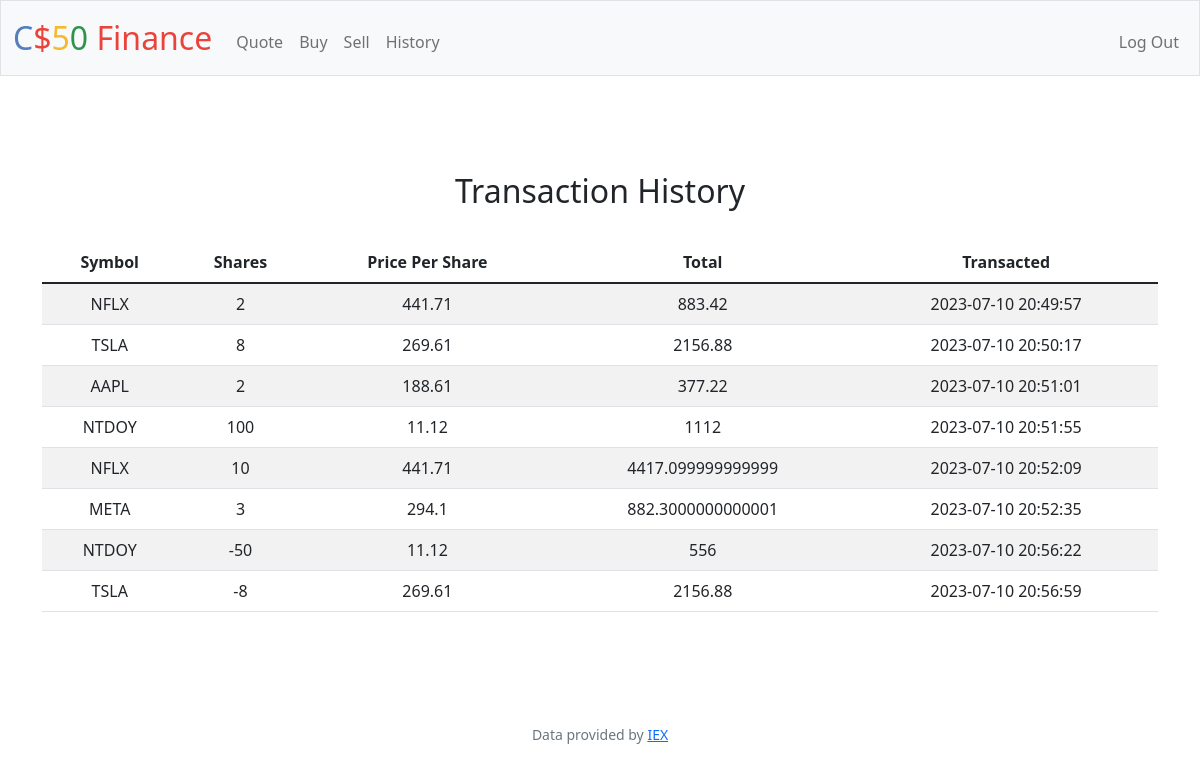
Screenshot of /history (signed in) with the database file from the repository.
### tables this page shows
CREATE TABLE purchases (
id INTEGER PRIMARY KEY AUTOINCREMENT NOT NULL, 
user_id INTEGER NOT NULL, 
symbol TEXT NOT NULL, 
shares INTEGER NOT NULL, 
price NUMERIC NOT NULL, 
total NUMBERIC NOT NULL, 
timestamp DATETIME DEFAULT CURRENT_TIMESTAMP, 
FOREIGN KEY (user_id) REFERENCES users(id)
);

### app.py (the view)
@app.route("/history")
@login_required
def history():
    transactions = db.execute("SELECT symbol, shares, price, total, timestamp FROM purchases WHERE user_id = ?", session["user_id"])
    return render_template("history.html", transactions = transactions)

### app.py (called while the page is built)
@app.after_request
def after_request(response):
    response.headers["Cache-Control"] = "no-cache, no-store, must-revalidate"
    response.headers["Expires"] = 0
    response.headers["Pragma"] = "no-cache"
    return response

### helpers.py (called while the page is built)
def login_required(f):
    @wraps(f)
    def decorated_function(*args, **kwargs):
        if session.get("user_id") is None:
            return redirect("/login")
        return f(*args, **kwargs)
    return decorated_function

### templates/history.html (shortened to what this page needs)
{% extends "layout.html" %}
{% block main %}
 <main class="container py-5 text-center">
    <h2>Transaction History</h2><br>
    <table class="table table-striped">
        <thead>
            <tr>
                <th>Symbol</th>
                <th>Shares</th>
                <th>Price Per Share</th>
                <th>Total</th>
                <th>Transacted</th>
            </tr>
        </thead>
        <tbody>
            {% for row in transactions %}
                <tr>
                    <td>{{row.symbol}}</td>
                    <td>{{row.shares}}</td>
                    <td>{{row.price}}</td>
                    <td>{{row.total}}</td>
                    <td>{{row.timestamp}}</td>
                </tr>
            {% endfor %}
        </tbody>
    </table>
 </main>
{% endblock %}

### rows the page displays
purchases: symbol "NFLX", shares "2", price "441.71", total "883.42", timestamp "2023-07-10 20:49:57"
purchases: symbol "TSLA", shares "8", price "269.61", total "2156.88", timestamp "2023-07-10 20:50:17"
purchases: symbol "AAPL", shares "2", price "188.61", total "377.22", timestamp "2023-07-10 20:51:01"
purchases: symbol "NTDOY", shares "100", price "11.12", total "1112", timestamp "2023-07-10 20:51:55"
purchases: symbol "NFLX", shares "10", price "441.71", total "4417.099999999999", timestamp "2023-07-10 20:52:09"
purchases: symbol "META", shares "3", price "294.1", total "882.3000000000001", timestamp "2023-07-10 20:52:35"
purchases: symbol "NTDOY", shares "-50", price "11.12", total "556", timestamp "2023-07-10 20:56:22"
purchases: symbol "TSLA", shares "-8", price "269.61", total "2156.88", timestamp "2023-07-10 20:56:59"
